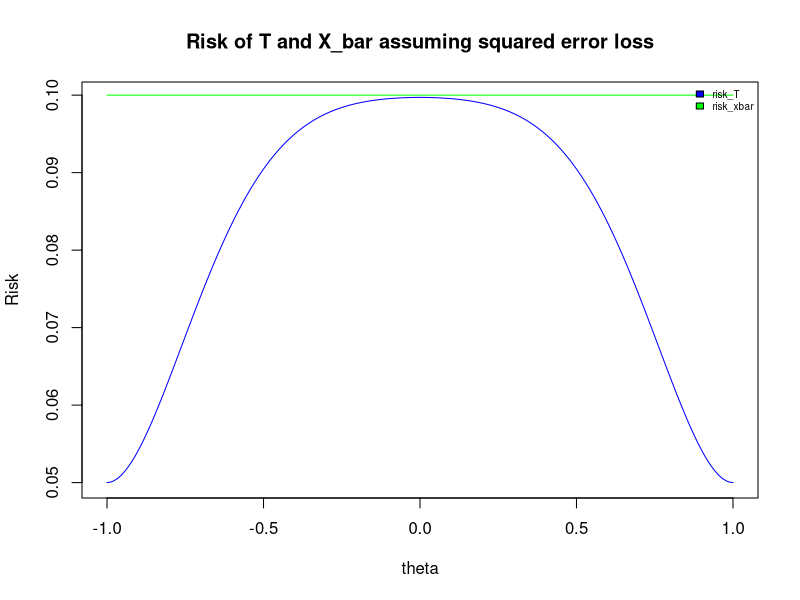
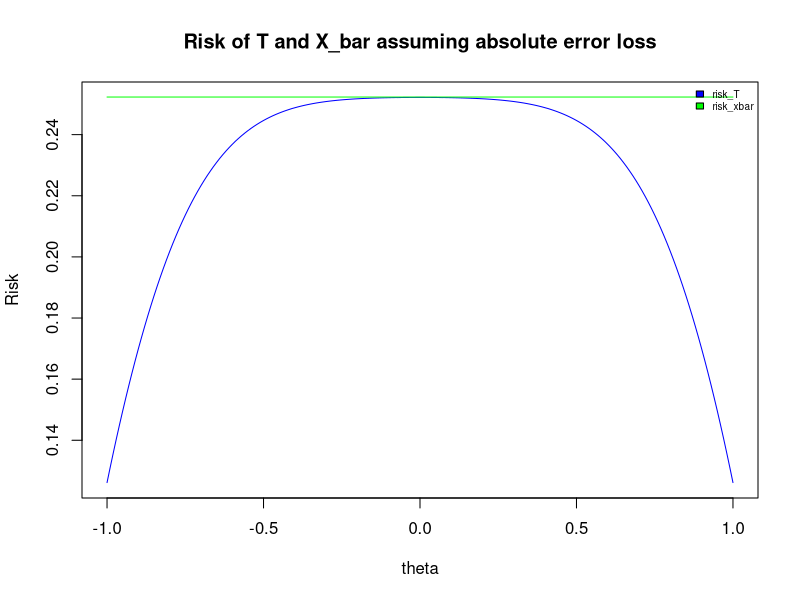
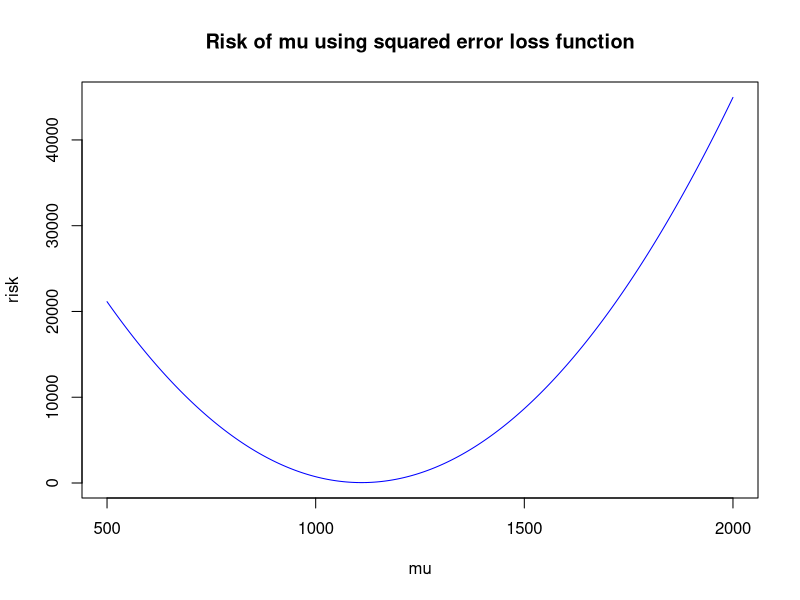

These figures' R source, in order:
#exponential
library(pracma)
f=function(x) #the original equation on which newton raphson method is to be applied
{
  ((252/x^2)-(20/x)+((1200*exp(-60/x))/(x^2*(1-exp(-60/x)))))
}
newtonRaphson(f,x0=12)





#cauchy
x=c(3.7807, 2.9957, 5.2043, 4.8993, 2.6874, 4.9557, 4.9367, 3.4996, 3.1674)
f1=function(theta) #the original equation on which newton raphson method is to be applied
{
  sum((x-theta)/(1+(x-theta)^2))
}
newtonRaphson(f1,x0=median(x))






#normal square
f1 = function(z)
{
  0.1 * (sqrt(2 * pi))^(-1) * z^2 * exp(-(z^2)/2)
}
sum1 = function(theta)
{
  int1 = (1 + theta)^2 * pnorm(((-1) * sqrt(10) * (1 + theta)), mean = 0, sd = 1)
  int3 = (1 - theta)^2 * pnorm(((-1) * sqrt(10) * (1 - theta)), mean = 0, sd = 1)
  return(int1+int3)
}
sum2 = function(theta)
{
  low = -sqrt(10) * (1+theta)
  upp = sqrt(10) * (1-theta)
  int2 = integrate(f1,low,upp)
  return(int2$value)
}
theta = seq(-1,1,0.01)
risk_T = vector()
risk_xbar = rep(0.1,201)
for (x in theta)
{
  risk_T = append(risk_T, sum1(x) + sum2(x))
}
plot(theta, risk_T, type = "l", col = "blue", main = "Risk of T and X_bar assuming squared error loss", ylab ="Risk")
lines(theta, risk_xbar, col = "green")
legend("topright", c("risk_T","risk_xbar"), fill = c("blue", "green"),cex=0.6,bty='n')





#normal absolute
f1 = function(z)
{
  (sqrt(2 * pi * 10))^(-1) * abs(z) * exp(-(z^2)/2)
}
sum1 <- function(theta)
{
  int1 = (1 + theta) * pnorm(((-1) * sqrt(10) * (1 + theta)), mean = 0, sd = 1)
  int3 = (1 - theta) * pnorm(((-1) * sqrt(10) * (1 - theta)), mean = 0, sd = 1)
  return(int1+int3)
}
sum2 = function(theta)
{
  low = -sqrt(10) * (1+theta)
  upp = sqrt(10) * (1-theta)
  int2 = integrate(f1,low,upp)
  return(int2$value)
}
theta = seq(-1,1,0.01)
risk_T = vector()
risk_xbar = rep(0.2523,201)
for (x in theta)
{
  risk_T = append(risk_T, sum1(x) + sum2(x))
}
plot(theta, risk_T, type = "l", col = "blue", main = "Risk of T and X_bar assuming absolute error loss", ylab ="Risk")
lines(theta, risk_xbar, col = "green")
legend("topright", c("risk_T","risk_xbar"), fill = c("blue","green"),cex=0.6,bty='n')






#q6
f1 = function(mu)
{
  46.4684+(0.0567*(1110-mu)^2)
}
mu = seq(500, 2000, 0.1)
risk_mu = vector()
for (x in mu)
{
  risk_mu = append(risk_mu, f1(x))
}
plot(mu, risk_mu, type = "l", col = "blue", ylab = "risk", main = "Risk of mu using squared error loss function")







